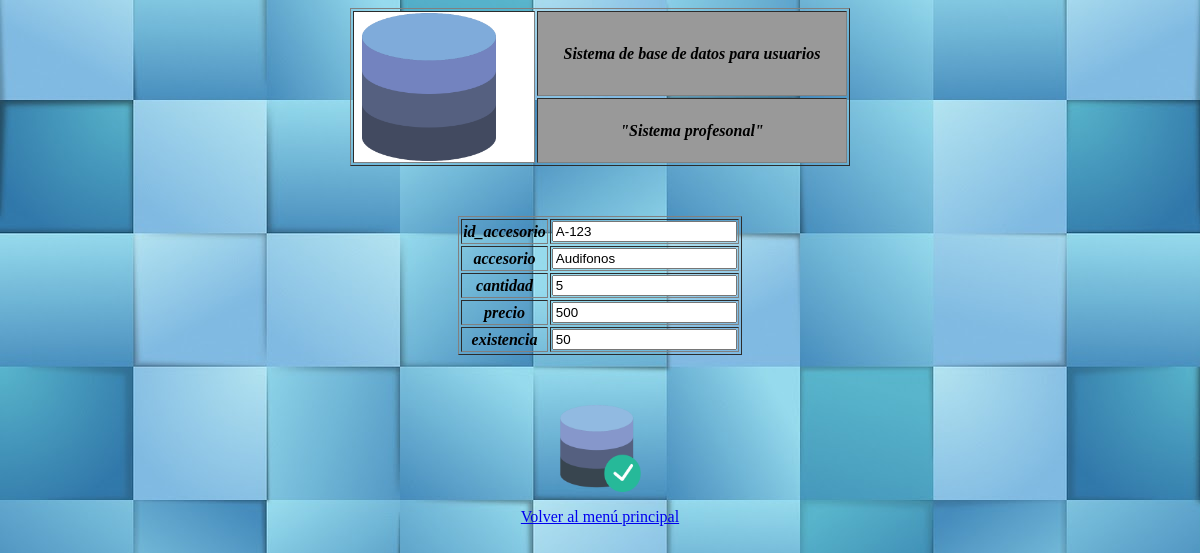
Page /encontrado.php?id_accesorio=A-123 on the committed database.
### tables this page shows
CREATE TABLE IF NOT EXISTS `elviro_pc` (
  `id_accesorio` varchar(10) NOT NULL,
  `accesorio` varchar(30) NOT NULL,
  `cantidad` int(5) NOT NULL,
  `precio` float NOT NULL,
  `existencia` int(5) NOT NULL,
  PRIMARY KEY (`id_accesorio`)
);

### encontrado.php (the view, shortened to what this page needs)
<?php require_once('Connections/elviro_dominguez.php'); ?>
<?php
if (!function_exists("GetSQLValueString")) {
function GetSQLValueString($theValue, $theType, $theDefinedValue = "", $theNotDefinedValue = "")
{
  $theValue = function_exists("mysql_real_escape_string") ? mysql_real_escape_string($theValue) : mysql_escape_string($theValue);
  switch ($theType) {
    case "text":
      $theValue = ($theValue != "") ? "'" . $theValue . "'" : "NULL";
      break;
  }
  return $theValue;
}
}
$colname_Recordset1 = "-1";
if (isset($_GET['id_accesorio'])) {
  $colname_Recordset1 = $_GET['id_accesorio'];
}
$query_Recordset1 = sprintf("SELECT * FROM elviro_pc WHERE id_accesorio = %s", GetSQLValueString($colname_Recordset1, "text"));
$Recordset1 = mysql_query($query_Recordset1, $elviro_dominguez) or die(mysql_error());
$row_Recordset1 = mysql_fetch_assoc($Recordset1);
?>
<!DOCTYPE html PUBLIC "-//W3C//DTD XHTML 1.0 Transitional//EN" "http://www.w3.org/TR/xhtml1/DTD/xhtml1-transitional.dtd">
<html xmlns="http://www.w3.org/1999/xhtml">
<head>
</head>
<body>
<table width="500" border="1" align="center">
  <tr>
    <td colspan="2" rowspan="2" bgcolor="#FFFFFF"><img src="imagenes/Base de datos.png" alt="" width="148" height="148" /></td>
    <td width="255" height="81" colspan="2" bgcolor="#999999" class="titulo">Sistema de base de datos para usuarios</td>
  </tr>
  <tr>
    <td colspan="2" bgcolor="#999999" class="sistema">&quot;Sistema profesonal&quot;</td>
  </tr>
</table>
<form id="form1" name="form1" method="post" action="">
  <p>&nbsp;</p>
  <table width="200" border="1" align="center">
    <tr>
      <td>id_accesorio</td>
      <td><label for="textfield"></label>
      <input name="textfield" type="text" id="textfield" value="<?php echo $row_Recordset1['id_accesorio']; ?>" /></td>
    </tr>
    <tr>
      <td>accesorio</td>
      <td><input name="textfield2" type="text" id="textfield2" value="<?php echo $row_Recordset1['accesorio']; ?>" /></td>
    </tr>
    <tr>
      <td>cantidad</td>
      <td><input name="textfield3" type="text" id="textfield3" value="<?php echo $row_Recordset1['cantidad']; ?>" /></td>
    </tr>
    <tr>
      <td>precio</td>
      <td><input name="textfield4" type="text" id="textfield4" value="<?php echo $row_Recordset1['precio']; ?>" /></td>
    </tr>
    <tr>
      <td>existencia</td>
      <td><input name="textfield5" type="text" id="textfield5" value="<?php echo $row_Recordset1['existencia']; ?>" /></td>
    </tr>
  </table>
  <p>&nbsp;</p>
</form>
<p class="volver"><a href="index.php"><img src="imagenes/Datos.png" width="85" height="87" /></a></p>
<p class="volver"><a href="index.php">Volver al menú principal</a></p>
<p>&nbsp;</p>
</body>
</html>

### encontrado.php (style rules this page uses)
.sistema { text-align: center; font-weight: bold; font-style: italic; font-family: "Comic Sans MS", cursive; }
.titulo { text-align: center; font-weight: bold; font-style: italic; font-family: "Comic Sans MS", cursive; }
.volver { text-align: center; }
body { background-image: url(imagenes/fondo%20azul.jpg); }
#form1 table tr td { font-family: "Comic Sans MS", cursive; font-style: italic; font-weight: bold; text-align: center; }

### rows in the picture
elviro_pc: textfield "A-123", textfield2 "Audifonos", textfield3 "5", textfield4 "500", textfield5 "50"
